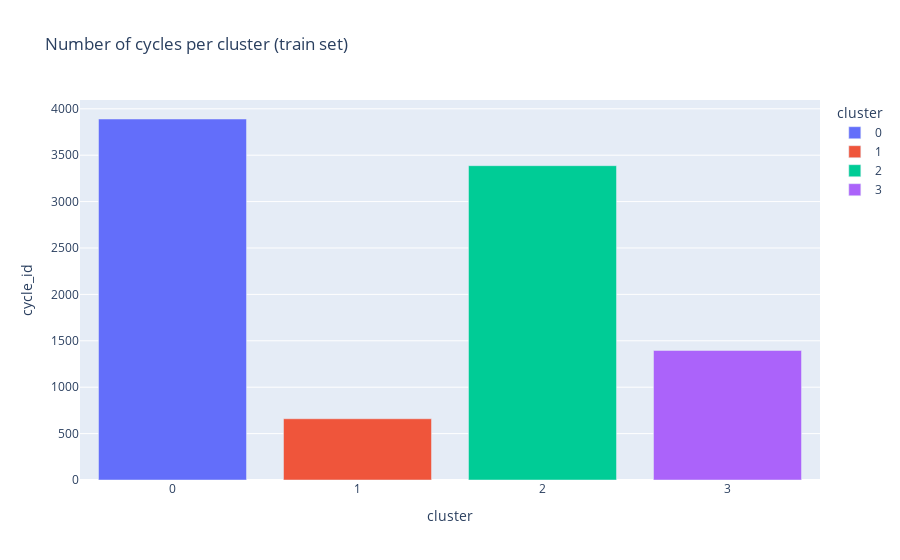
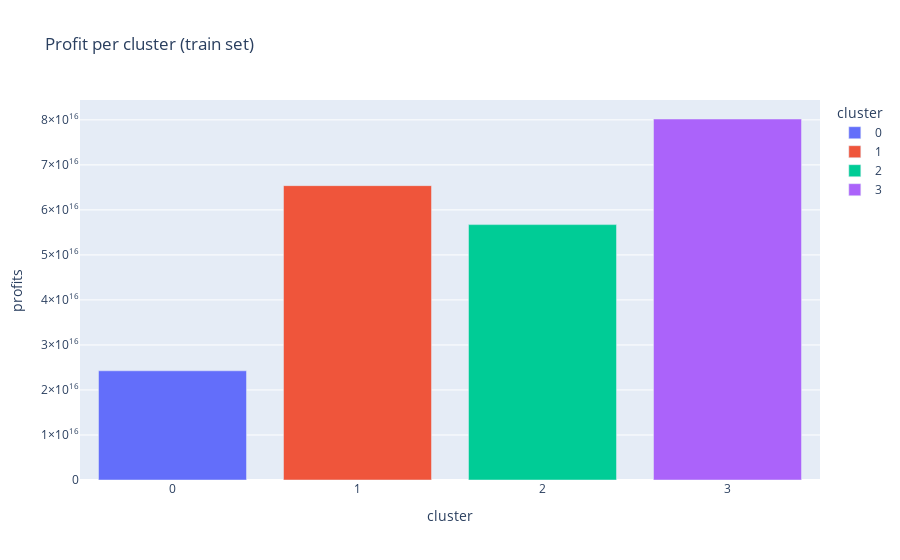
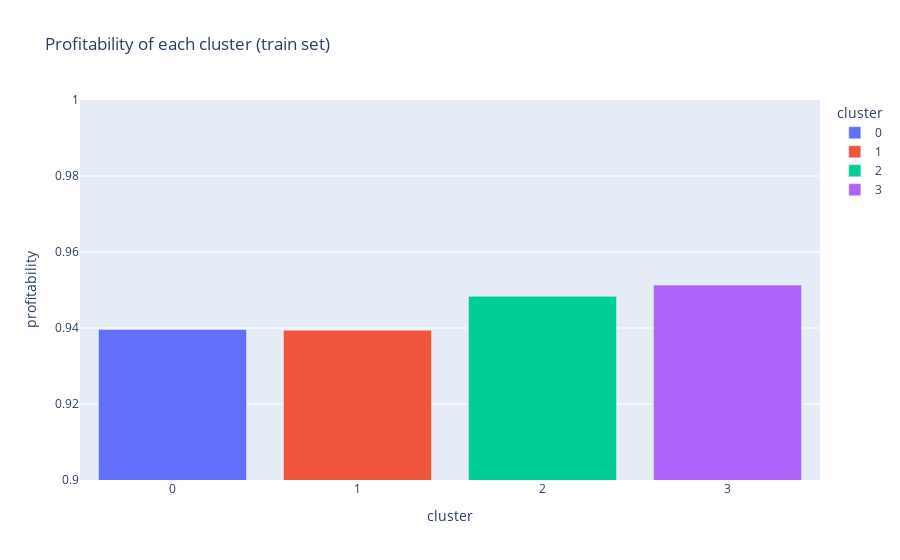
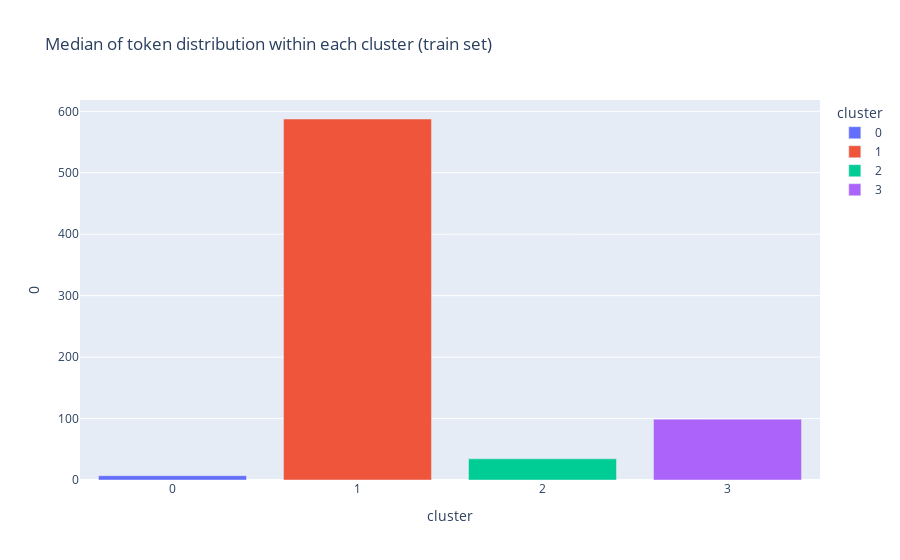

These figures' notebook cell, in order:
### Code cell
pipeline_metrics= [
    nb_cycles_clusters,
    profits_clusters,
    profitability_clusters,
    median_token_clusters,
    entropy_clusters
]

train_grouper = cluster_profits = fX_train.groupby('cluster')

[agg(train_grouper) for agg in pipeline_metrics]

### Figure 1 — Plotly figure (JSON) as saved in the notebook; plotly's stock layout.template omitted (floating-point values rounded to 4 significant figures)
{"data": [{"alignmentgroup": "True", "hovertemplate": "cluster=%{x}<br>cycle_id=%{y}<extra></extra>", "legendgroup": "0", "marker": {"color": "#636efa", "pattern": {"shape": ""}}, "name": "0", "offsetgroup": "0", "orientation": "v", "showlegend": true, "textposition": "auto", "type": "bar", "x": ["0"], "xaxis": "x", "y": [3890], "yaxis": "y"}, {"alignmentgroup": "True", "hovertemplate": "cluster=%{x}<br>cycle_id=%{y}<extra></extra>", "legendgroup": "1", "marker": {"color": "#EF553B", "pattern": {"shape": ""}}, "name": "1", "offsetgroup": "1", "orientation": "v", "showlegend": true, "textposition": "auto", "type": "bar", "x": ["1"], "xaxis": "x", "y": [660], "yaxis": "y"}, {"alignmentgroup": "True", "hovertemplate": "cluster=%{x}<br>cycle_id=%{y}<extra></extra>", "legendgroup": "2", "marker": {"color": "#00cc96", "pattern": {"shape": ""}}, "name": "2", "offsetgroup": "2", "orientation": "v", "showlegend": true, "textposition": "auto", "type": "bar", "x": ["2"], "xaxis": "x", "y": [3387], "yaxis": "y"}, {"alignmentgroup": "True", "hovertemplate": "cluster=%{x}<br>cycle_id=%{y}<extra></extra>", "legendgroup": "3", "marker": {"color": "#ab63fa", "pattern": {"shape": ""}}, "name": "3", "offsetgroup": "3", "orientation": "v", "showlegend": true, "textposition": "auto", "type": "bar", "x": ["3"], "xaxis": "x", "y": [1396], "yaxis": "y"}], "layout": {"barmode": "relative", "legend": {"title": {"text": "cluster"}, "tracegroupgap": 0}, "title": {"text": "Number of cycles per cluster (train set)"}, "xaxis": {"anchor": "y", "categoryarray": ["0", "1", "2", "3"], "categoryorder": "array", "domain": [0, 1], "title": {"text": "cluster"}}, "yaxis": {"anchor": "x", "domain": [0, 1], "title": {"text": "cycle_id"}}}}

### Figure 2 — Plotly figure (JSON) as saved in the notebook; plotly's stock layout.template omitted (floating-point values rounded to 4 significant figures)
{"data": [{"alignmentgroup": "True", "hovertemplate": "cluster=%{x}<br>profits=%{y}<extra></extra>", "legendgroup": "0", "marker": {"color": "#636efa", "pattern": {"shape": ""}}, "name": "0", "offsetgroup": "0", "orientation": "v", "showlegend": true, "textposition": "auto", "type": "bar", "x": ["0"], "xaxis": "x", "y": [24258477779025264], "yaxis": "y"}, {"alignmentgroup": "True", "hovertemplate": "cluster=%{x}<br>profits=%{y}<extra></extra>", "legendgroup": "1", "marker": {"color": "#EF553B", "pattern": {"shape": ""}}, "name": "1", "offsetgroup": "1", "orientation": "v", "showlegend": true, "textposition": "auto", "type": "bar", "x": ["1"], "xaxis": "x", "y": [65389151461410190], "yaxis": "y"}, {"alignmentgroup": "True", "hovertemplate": "cluster=%{x}<br>profits=%{y}<extra></extra>", "legendgroup": "2", "marker": {"color": "#00cc96", "pattern": {"shape": ""}}, "name": "2", "offsetgroup": "2", "orientation": "v", "showlegend": true, "textposition": "auto", "type": "bar", "x": ["2"], "xaxis": "x", "y": [56730901411060700], "yaxis": "y"}, {"alignmentgroup": "True", "hovertemplate": "cluster=%{x}<br>profits=%{y}<extra></extra>", "legendgroup": "3", "marker": {"color": "#ab63fa", "pattern": {"shape": ""}}, "name": "3", "offsetgroup": "3", "orientation": "v", "showlegend": true, "textposition": "auto", "type": "bar", "x": ["3"], "xaxis": "x", "y": [80190636115040960], "yaxis": "y"}], "layout": {"barmode": "relative", "legend": {"title": {"text": "cluster"}, "tracegroupgap": 0}, "title": {"text": "Profit per cluster (train set)"}, "xaxis": {"anchor": "y", "categoryarray": ["0", "1", "2", "3"], "categoryorder": "array", "domain": [0, 1], "title": {"text": "cluster"}}, "yaxis": {"anchor": "x", "domain": [0, 1], "title": {"text": "profits"}}}}

### Figure 3 — Plotly figure (JSON) as saved in the notebook; plotly's stock layout.template omitted (floating-point values rounded to 4 significant figures)
{"data": [{"alignmentgroup": "True", "hovertemplate": "cluster=%{x}<br>profitability=%{y}<extra></extra>", "legendgroup": "0", "marker": {"color": "#636efa", "pattern": {"shape": ""}}, "name": "0", "offsetgroup": "0", "orientation": "v", "showlegend": true, "textposition": "auto", "type": "bar", "x": ["0"], "xaxis": "x", "y": [0.9396], "yaxis": "y"}, {"alignmentgroup": "True", "hovertemplate": "cluster=%{x}<br>profitability=%{y}<extra></extra>", "legendgroup": "1", "marker": {"color": "#EF553B", "pattern": {"shape": ""}}, "name": "1", "offsetgroup": "1", "orientation": "v", "showlegend": true, "textposition": "auto", "type": "bar", "x": ["1"], "xaxis": "x", "y": [0.9394], "yaxis": "y"}, {"alignmentgroup": "True", "hovertemplate": "cluster=%{x}<br>profitability=%{y}<extra></extra>", "legendgroup": "2", "marker": {"color": "#00cc96", "pattern": {"shape": ""}}, "name": "2", "offsetgroup": "2", "orientation": "v", "showlegend": true, "textposition": "auto", "type": "bar", "x": ["2"], "xaxis": "x", "y": [0.9483], "yaxis": "y"}, {"alignmentgroup": "True", "hovertemplate": "cluster=%{x}<br>profitability=%{y}<extra></extra>", "legendgroup": "3", "marker": {"color": "#ab63fa", "pattern": {"shape": ""}}, "name": "3", "offsetgroup": "3", "orientation": "v", "showlegend": true, "textposition": "auto", "type": "bar", "x": ["3"], "xaxis": "x", "y": [0.9513], "yaxis": "y"}], "layout": {"barmode": "relative", "legend": {"title": {"text": "cluster"}, "tracegroupgap": 0}, "title": {"text": "Profitability of each cluster (train set)"}, "xaxis": {"anchor": "y", "categoryarray": ["0", "1", "2", "3"], "categoryorder": "array", "domain": [0, 1], "title": {"text": "cluster"}}, "yaxis": {"anchor": "x", "domain": [0, 1], "range": [0.9, 1], "title": {"text": "profitability"}}}}

### Figure 4 — Plotly figure (JSON) as saved in the notebook; plotly's stock layout.template omitted (floating-point values rounded to 4 significant figures)
{"data": [{"alignmentgroup": "True", "hovertemplate": "cluster=%{x}<br>0=%{y}<extra></extra>", "legendgroup": "0", "marker": {"color": "#636efa", "pattern": {"shape": ""}}, "name": "0", "offsetgroup": "0", "orientation": "v", "showlegend": true, "textposition": "auto", "type": "bar", "x": ["0"], "xaxis": "x", "y": [7], "yaxis": "y"}, {"alignmentgroup": "True", "hovertemplate": "cluster=%{x}<br>0=%{y}<extra></extra>", "legendgroup": "1", "marker": {"color": "#EF553B", "pattern": {"shape": ""}}, "name": "1", "offsetgroup": "1", "orientation": "v", "showlegend": true, "textposition": "auto", "type": "bar", "x": ["1"], "xaxis": "x", "y": [587.5], "yaxis": "y"}, {"alignmentgroup": "True", "hovertemplate": "cluster=%{x}<br>0=%{y}<extra></extra>", "legendgroup": "2", "marker": {"color": "#00cc96", "pattern": {"shape": ""}}, "name": "2", "offsetgroup": "2", "orientation": "v", "showlegend": true, "textposition": "auto", "type": "bar", "x": ["2"], "xaxis": "x", "y": [34.5], "yaxis": "y"}, {"alignmentgroup": "True", "hovertemplate": "cluster=%{x}<br>0=%{y}<extra></extra>", "legendgroup": "3", "marker": {"color": "#ab63fa", "pattern": {"shape": ""}}, "name": "3", "offsetgroup": "3", "orientation": "v", "showlegend": true, "textposition": "auto", "type": "bar", "x": ["3"], "xaxis": "x", "y": [99], "yaxis": "y"}], "layout": {"barmode": "relative", "legend": {"title": {"text": "cluster"}, "tracegroupgap": 0}, "title": {"text": "Median of token distribution within each cluster (train set)"}, "xaxis": {"anchor": "y", "categoryarray": ["0", "1", "2", "3"], "categoryorder": "array", "domain": [0, 1], "title": {"text": "cluster"}}, "yaxis": {"anchor": "x", "domain": [0, 1], "title": {"text": "0"}}}}
